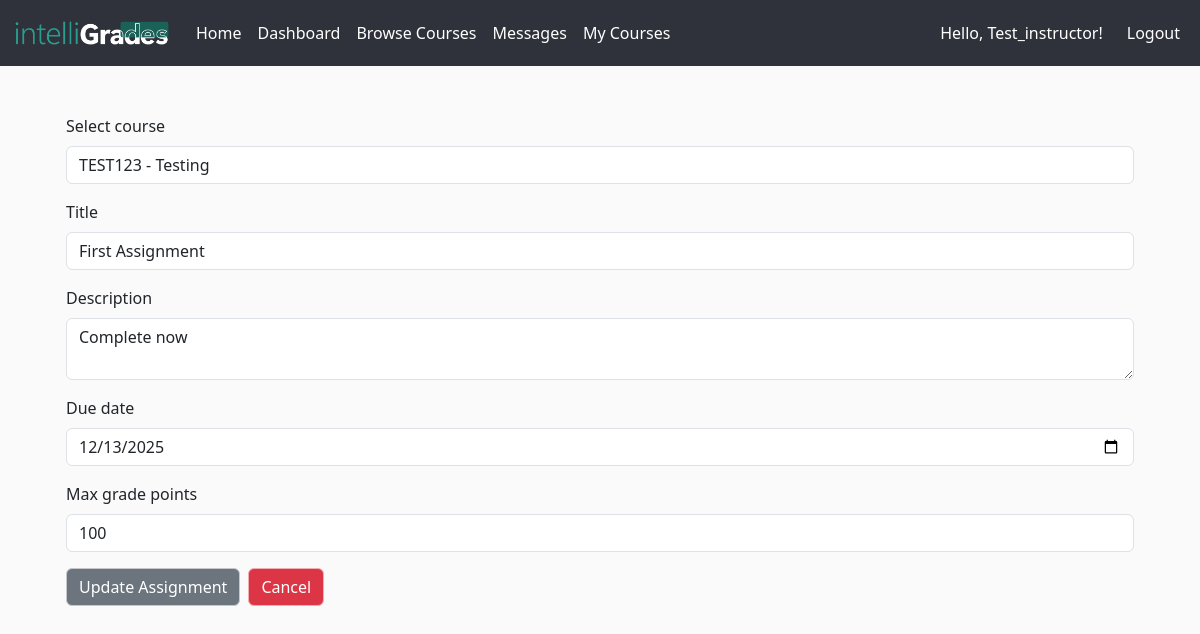
/assignments/1/update (signed in), run on an earlier commit of the app's database.
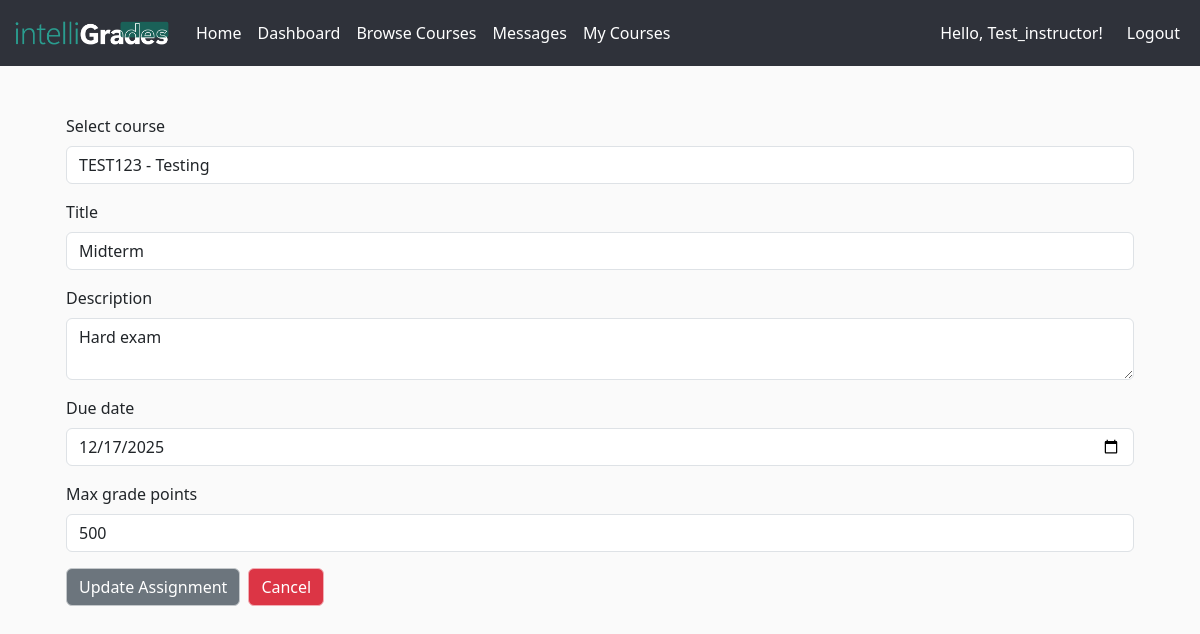
And on a later commit of the database.
### app/models.py (models this page shows, shortened)
class Assignment(db.Model):
    __tablename__ = "assignments"
    id = db.Column(db.Integer, primary_key=True)
    course_id = db.Column(db.Integer, db.ForeignKey('courses.id'), nullable=False)
    title = db.Column(db.String(200), nullable=False)
    description = db.Column(db.Text, nullable=False)
    due_date = db.Column(db.DateTime, default=datetime.utcnow)
    created_at = db.Column(db.DateTime, default=datetime.utcnow)
    max_points = db.Column(db.Integer, default=100)
    course = db.relationship('Course', back_populates='assignments')
    student_assignments = db.relationship(
        'StudentAssignment',
        back_populates='assignment',
        lazy='dynamic',
        cascade='all,delete-orphan'
    )

### app/assignments/routes.py (the view, shortened to what this page needs)
@assignments_bp.route('/<int:assignment_id>/edit', methods=['GET','POST'])
@assignments_bp.route('/<int:assignment_id>/update', methods=['GET','POST'])
@login_required
def update_assignment(assignment_id):
    assignment = Assignment.query.filter_by(id=assignment_id).first()
    course = assignment.course
    if not (course.professor_id == current_user.id or current_user.is_admin):
        flash("You don't have permission to update this assignment.", 'danger')
        return redirect(url_for('assignments.assignment_detail', assignment_id=assignment_id))
    form = AssignmentForm()
    if request.method == 'GET' and assignment:
        form.course_id.data = course.id
        form.title.data = assignment.title
        form.description.data = assignment.description
        form.max_points.data = assignment.max_points
        form.due_date.data = assignment.due_date
    return render_template('assignments/update_assignment.html', form=form, assignment=assignment, course=course)

### app/assignments/assignment_form.py
class AssignmentForm(FlaskForm):
    course_id = SelectField('Select course', coerce=int, validators=[DataRequired()])
    title = StringField('Title', validators=[DataRequired(), Length(min=3, max=200)])
    description = TextAreaField('Description', validators=[DataRequired()])
    due_date = DateField('Due date', format='%Y-%m-%d', validators=[Optional()])
    max_points = IntegerField('Max grade points', validators=[DataRequired()], default=100)
    submit = SubmitField('Create Assignment', render_kw={"class": "btn btn-primary border-primary-subtle"})
    update = SubmitField('Update Assignment', render_kw={"class": "btn btn-secondary border-secondary-subtle"})
    cancel = SubmitField('Cancel', render_kw={"class": "btn btn-danger border-danger-subtle"})
    def __init__(self,*args, **kwargs):
        super(AssignmentForm, self).__init__(*args, **kwargs)
        self.course_id.choices = [(course.id, f"{course.code} - {course.title}") for course in Course.query.all()]

### app/__init__.py (called while the page is built)
@login_manager.user_loader
def load_user(user_id):
    return User.query.get(int(user_id))

### app/models.py (called while the page is built)
    @property
    def is_student(self):
        return self.role == self.ROLE_STUDENT

### app/assignments/templates/assignments/update_assignment.html (shortened to what this page needs)
{% extends "base.html" %} {% block body %}
<form method="POST">
  <div class="mb-3">
    {{ form.course_id.label(class="form-label") }} {{
    form.course_id(class="form-control") }}
  </div>
  <div class="mb-3">
    {{ form.title.label(class="form-label") }} {{
    form.title(class="form-control") }}
  </div>
  <div class="mb-3">
    {{ form.description.label(class="form-label") }} {{
    form.description(class="form-control") }}
  </div>
  <div class="mb-3">
    {{ form.due_date.label(class="form-label") }} {{
    form.due_date(class="form-control") }}
  </div>
  <div class="mb-3">
    {{ form.max_points.label(class="form-label") }} {{
    form.max_points(class="form-control") }}
  </div>
  <div class="d-flex gap-2">
    {{ form.update }}
    <a
      href="{{ url_for('assignments.assignment_detail', assignment_id=assignment.id) }}"
      class="btn btn-danger border-danger-subtle"
      >Cancel</a
    >
  </div>
</form>
{% endblock %}

What changed in the data, as far as the page shows it:
changed Assignment "TEST123 - Testing": title "First Assignment" → "Midterm"; description "Complete now" → "Hard exam"; due_date "12/13/2025" → "12/17/2025"; max_points "100" → "500"
